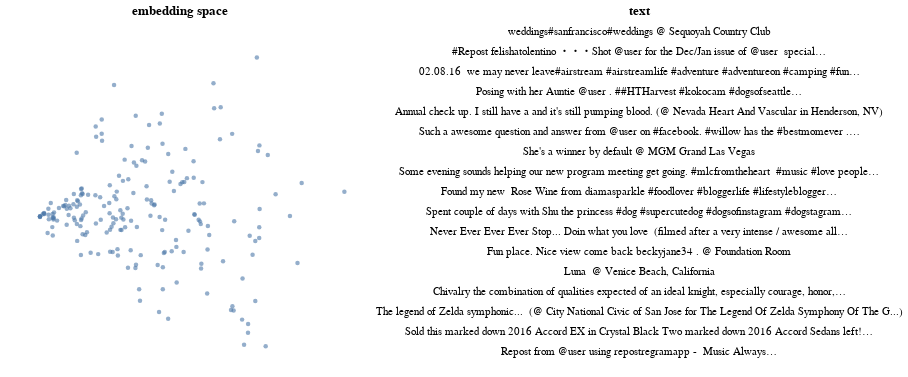

The cell this chart's notebook holds for it:
### Code cell
pipe = make_pipeline(TfidfVectorizer(), TruncatedSVD())
X = pipe.fit_transform(sampled_texts)
plot_text(X, sampled_texts)

### Figure 1 — Vega-Lite specification as saved in the notebook (floating-point values rounded to 4 significant figures; data arrays with more than 128 entries replaced by an {"elided": "..."} marker saying what was removed)
{"config": {"view": {"continuousWidth": 400, "continuousHeight": 300, "strokeWidth": 0}, "axis": {"grid": false}}, "hconcat": [{"mark": {"type": "circle", "opacity": 0.6, "size": 20}, "encoding": {"tooltip": [{"field": "text", "type": "nominal"}], "x": {"axis": null, "field": "x1", "scale": {"zero": false}, "type": "quantitative"}, "y": {"axis": null, "field": "x2", "scale": {"zero": false}, "type": "quantitative"}}, "height": 350, "selection": {"selector007": {"type": "interval"}}, "title": "embedding space", "width": 350}, {"mark": "text", "encoding": {"text": {"field": "trunc_text", "type": "nominal"}, "x": {"axis": null, "field": "r", "type": "quantitative"}, "y": {"axis": null, "field": "row_number", "type": "ordinal"}}, "title": "text", "transform": [{"window": [{"op": "row_number", "field": "", "as": "row_number"}]}, {"filter": {"selection": "selector007"}}, {"window": [{"op": "rank", "field": "row_number", "as": "rank"}]}, {"filter": "(datum.rank < 18)"}]}], "data": {"name": "data-225323ea5d5f7665def26a64a1b9a9ac"}, "$schema": "https://vega.github.io/schema/vega-lite/v4.17.0.json", "datasets": {"data-225323ea5d5f7665def26a64a1b9a9ac": {"elided": "200 records"}}}
